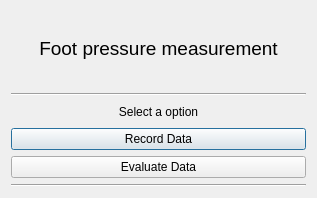
<?xml version="1.0" encoding="UTF-8"?>
<ui version="4.0">
 <class>Dialog</class>
 <widget class="QDialog" name="Dialog">
  <property name="geometry">
   <rect>
    <x>0</x>
    <y>0</y>
    <width>317</width>
    <height>198</height>
   </rect>
  </property>
  <property name="windowTitle">
   <string>Dialog</string>
  </property>
  <layout class="QGridLayout" name="gridLayout">
   <item row="3" column="0">
    <layout class="QVBoxLayout" name="verticalLayout">
     <item>
      <widget class="QLabel" name="label">
       <property name="text">
        <string>&lt;html&gt;&lt;head/&gt;&lt;body&gt;&lt;p&gt;Select a option&lt;/p&gt;&lt;/body&gt;&lt;/html&gt;</string>
       </property>
       <property name="alignment">
        <set>Qt::AlignCenter</set>
       </property>
      </widget>
     </item>
     <item>
      <widget class="QPushButton" name="pushButton_record">
       <property name="text">
        <string>Record Data</string>
       </property>
      </widget>
     </item>
     <item>
      <widget class="QPushButton" name="pushButton_evaluate">
       <property name="text">
        <string>Evaluate Data</string>
       </property>
      </widget>
     </item>
    </layout>
   </item>
   <item row="2" column="0">
    <widget class="Line" name="line">
     <property name="orientation">
      <enum>Qt::Horizontal</enum>
     </property>
    </widget>
   </item>
   <item row="0" column="0">
    <widget class="QLabel" name="label_2">
     <property name="text">
      <string>&lt;html&gt;&lt;head/&gt;&lt;body&gt;&lt;p&gt;&lt;span style=&quot; font-size:14pt;&quot;&gt;Foot pressure measurement&lt;/span&gt;&lt;/p&gt;&lt;/body&gt;&lt;/html&gt;</string>
     </property>
     <property name="alignment">
      <set>Qt::AlignCenter</set>
     </property>
    </widget>
   </item>
   <item row="4" column="0">
    <widget class="Line" name="line_2">
     <property name="orientation">
      <enum>Qt::Horizontal</enum>
     </property>
    </widget>
   </item>
  </layout>
 </widget>
 <resources/>
 <connections/>
</ui>
